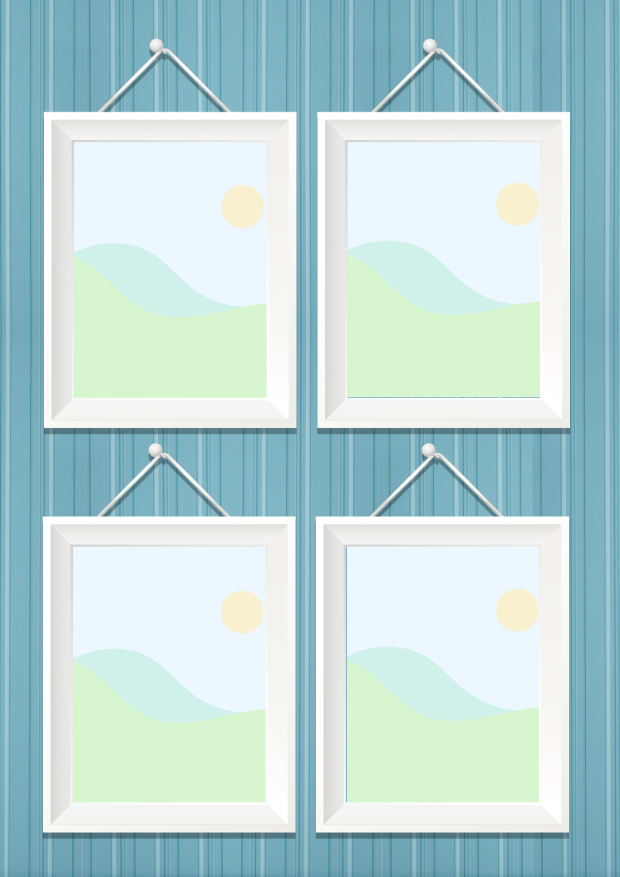
#> input picture templates/FotoJet.jpg, 1239 x 1753 px (shown at 1/2 size)
$ python -i final_collage_background.py   (imports and definitions only)   (older library calls are emulated)
#> lines starting #> are read from the running program, lines starting #| are printed output that depends on the picture
#> further down, picture is the input picture: shape (1753, 1239, 3); mean B, G, R 215.1, 214.4, 186.3
# -*- coding: utf-8 -*-
"""
Project: Automatic Collage Maker using FLASK API and PIL
Program by :
@author    : Pranav Gundewar
"""
# Importing Libraries
from argparse import ArgumentParser
import os
import random
from PIL import Image, ImageDraw, ImageFont
from os.path import isfile, isdir
from sys import exit
from PIL.ExifTags import TAGS
import time
import numpy as np
import cv2


class ImageProcess():
    """
    Abstract base class for image file processors and collage creation.
    """

    def __init__(self):
        self.extensions = ['.jpg', '.jpeg', '.png']
        # self.output_width = 1200
        # self.output_height = 800

    # [244 lines left out: functions processdir, reorient_image, timestamp, draw_text, put_logo, brightness and 4 more, not called in this run]

    def face_detection(self, image, output_width, output_height):
        """
        This function finds the location of face in an image which will help
        us determine cropping conditoin
        """
#> called with output_width = 'out.png', output_height = 'out1.png'
        face_cascade = cv2.CascadeClassifier('Data/haarcascade_frontalface_default.xml')
        image = np.array(image)
        # Convert RGB to BGR
        image = image[:, :, ::-1]
        grayImage = cv2.cvtColor(image, cv2.COLOR_BGR2GRAY)
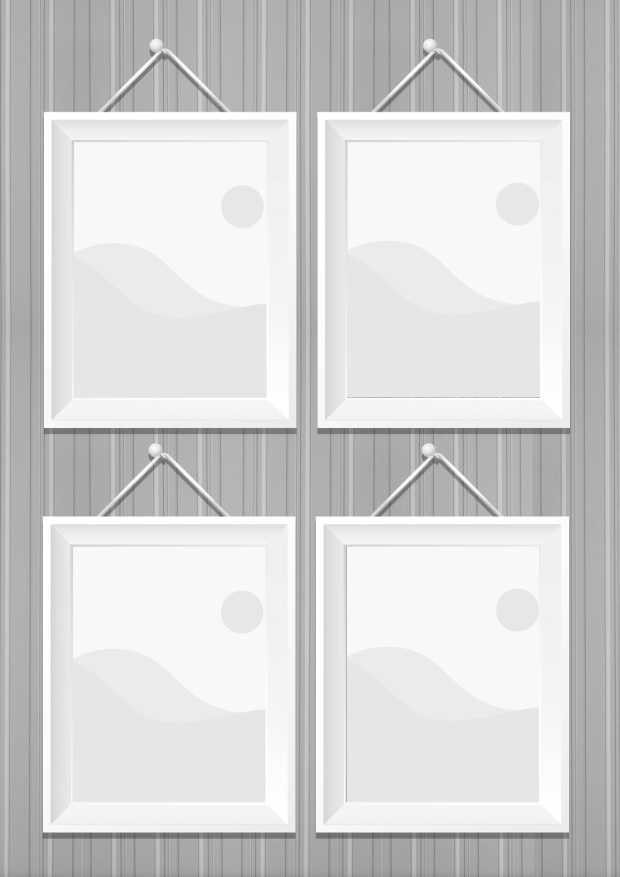
#> grayImage: shape (1753, 1239) (shown at 1/2 size); min 89, max 255, mean 211.3

        faces = face_cascade.detectMultiScale(grayImage,
                                              scaleFactor=1.1,
                                              minNeighbors=5,
                                              minSize=(90, 90),
                                              flags=cv2.CASCADE_SCALE_IMAGE)
#> faces = ()

        if len(faces) == 0:
            # print("No faces found")
            image = self.image_crop(image, 200, 0, 150, 150, output_width, output_height)
            image = cv2.cvtColor(image, cv2.COLOR_BGR2RGB)
            image = Image.fromarray(image)
        else:
            m = []
            for i in range(len(faces)):
                m.append(faces[i][2])
            n = np.argmax(m)
            array = faces[n]
            box = [array]
            for (x, y, w, h) in box:
                image = self.image_crop(image, x, y, w, h, output_width, output_height)
                image = cv2.cvtColor(image, cv2.COLOR_BGR2RGB)
                image = Image.fromarray(image)
        return image

    def image_crop(self, image, x, y, w, h, output_width, output_height):
#> called with x = 200, y = 0, w = 150, h = 150, output_width = 'out.png', output_height = 'out1.png'
        height, width = image.shape[:2]
#> height = 1753; width = 1239
#> (the run stopped early here; a loop or call above may not have finished)
